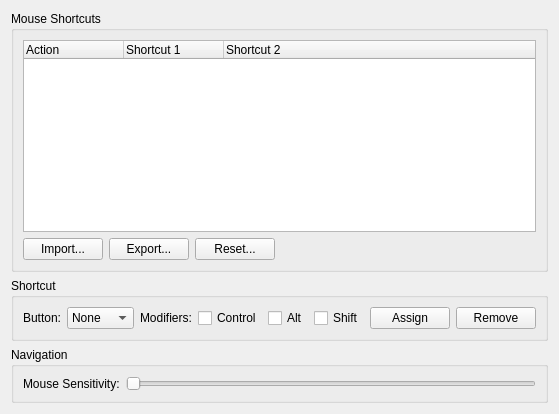
     <widget class="QWidget" name="tabMouse">
      <property name="whatsThis">
       <string>&lt;p&gt;&lt;b&gt;Mouse Shortcuts&lt;/b&gt;&lt;/p&gt;&lt;p&gt;Select a tool, choose a mouse button and optional modifiers, then choose Assign. Each tool can have two shortcuts; a new assignment becomes the primary shortcut. Remove clears the primary shortcut and promotes the secondary shortcut. Choose OK in Preferences to save changes.&lt;/p&gt;</string>
      </property>
      <attribute name="title">
       <string>Mouse</string>
      </attribute>
      <layout class="QVBoxLayout" name="verticalLayout_10">
       <item>
        <layout class="QVBoxLayout" name="verticalLayout_9">
         <item>
          <widget class="QGroupBox" name="groupBox_5">
           <property name="title">
            <string>Mouse Shortcuts</string>
           </property>
           <layout class="QVBoxLayout" name="verticalLayout_11">
            <item>
             <layout class="QVBoxLayout" name="verticalLayout_12">
              <item>
               <widget class="QTreeWidget" name="mouseTree">
                <property name="accessibleName">
                 <string>Tools and Mouse Shortcuts</string>
                </property>
                <property name="toolTip">
                 <string>Select a tool to edit its primary and secondary mouse shortcuts.</string>
                </property>
                <property name="rootIsDecorated">
                 <bool>false</bool>
                </property>
                <property name="uniformRowHeights">
                 <bool>true</bool>
                </property>
                <column>
                 <property name="text">
                  <string>Action</string>
                 </property>
                </column>
                <column>
                 <property name="text">
                  <string>Shortcut 1</string>
                 </property>
                </column>
                <column>
                 <property name="text">
                  <string>Shortcut 2</string>
                 </property>
                </column>
               </widget>
              </item>
              <item>
               <layout class="QHBoxLayout" name="horizontalLayout_13">
                <item>
                 <widget class="QPushButton" name="MouseImportButton">
                  <property name="toolTip">
                   <string>Replace mouse shortcuts with assignments from a text file.</string>
                  </property>
                  <property name="text">
                   <string>Import...</string>
                  </property>
                 </widget>
                </item>
                <item>
                 <widget class="QPushButton" name="MouseExportButton">
                  <property name="toolTip">
                   <string>Save the current mouse shortcuts to a text file immediately.</string>
                  </property>
                  <property name="text">
                   <string>Export...</string>
                  </property>
                 </widget>
                </item>
                <item>
                 <widget class="QPushButton" name="mouseReset">
                  <property name="toolTip">
                   <string>Restore the default mouse shortcuts after confirmation.</string>
                  </property>
                  <property name="text">
                   <string>Reset...</string>
                  </property>
                 </widget>
                </item>
                <item>
                 <spacer name="horizontalSpacer_6">
                  <property name="orientation">
                   <enum>Qt::Orientation::Horizontal</enum>
                  </property>
                  <property name="sizeHint" stdset="0">
                   <size>
                    <width>40</width>
                    <height>20</height>
                   </size>
                  </property>
                 </spacer>
                </item>
               </layout>
              </item>
             </layout>
            </item>
           </layout>
          </widget>
         </item>
        </layout>
       </item>
       <item>
        <widget class="QGroupBox" name="MouseShortcutGroup">
         <property name="title">
          <string>Shortcut</string>
         </property>
         <layout class="QHBoxLayout" name="horizontalLayout_12">
          <item>
           <layout class="QHBoxLayout" name="horizontalLayout_14">
            <item>
             <widget class="QLabel" name="label_11">
              <property name="toolTip">
               <string>Choose the mouse button to assign to the selected tool.</string>
              </property>
              <property name="buddy">
               <cstring>mouseButton</cstring>
              </property>
              <property name="text">
               <string>Button:</string>
              </property>
             </widget>
            </item>
            <item>
             <widget class="QComboBox" name="mouseButton">
              <property name="accessibleName">
               <string>Button</string>
              </property>
              <property name="toolTip">
               <string>Choose the mouse button to assign to the selected tool.</string>
              </property>
              <item>
               <property name="text">
                <string>None</string>
               </property>
              </item>
              <item>
               <property name="text">
                <string>Left</string>
               </property>
              </item>
              <item>
               <property name="text">
                <string>Middle</string>
               </property>
              </item>
              <item>
               <property name="text">
                <string>Right</string>
               </property>
              </item>
             </widget>
            </item>
            <item>
             <widget class="QLabel" name="label_12">
              <property name="text">
               <string>Modifiers:</string>
              </property>
             </widget>
            </item>
            <item>
             <widget class="QCheckBox" name="mouseControl">
              <property name="toolTip">
               <string>Require the Control modifier for this mouse shortcut.</string>
              </property>
              <property name="text">
               <string>Control</string>
              </property>
             </widget>
            </item>
            <item>
             <widget class="QCheckBox" name="mouseAlt">
              <property name="toolTip">
               <string>Require the Alt modifier for this mouse shortcut.</string>
              </property>
              <property name="text">
               <string>Alt</string>
              </property>
             </widget>
            </item>
            <item>
             <widget class="QCheckBox" name="mouseShift">
              <property name="toolTip">
               <string>Require the Shift modifier for this mouse shortcut.</string>
              </property>
              <property name="text">
               <string>Shift</string>
              </property>
             </widget>
            </item>
            <item>
             <widget class="QPushButton" name="mouseAssign">
              <property name="toolTip">
               <string>Assign the chosen mouse button and modifiers to the selected tool.</string>
              </property>
              <property name="text">
               <string>Assign</string>
              </property>
             </widget>
            </item>
            <item>
             <widget class="QPushButton" name="mouseRemove">
              <property name="toolTip">
               <string>Remove the primary mouse shortcut and promote the secondary shortcut.</string>
              </property>
              <property name="text">
               <string>Remove</string>
              </property>
             </widget>
            </item>
           </layout>
          </item>
         </layout>
        </widget>
       </item>
       <item>
        <widget class="QGroupBox" name="MouseSensitivityGroup">
         <property name="title">
          <string>Navigation</string>
         </property>
         <layout class="QVBoxLayout" name="MouseSensitivityLayout">
          <item>
            <layout class="QHBoxLayout" name="horizontalLayout_15">
             <item>
              <widget class="QLabel" name="label_13">
               <property name="toolTip">
                <string>Adjust how strongly mouse motion affects navigation.</string>
               </property>
               <property name="buddy">
                <cstring>mouseSensitivity</cstring>
               </property>
               <property name="text">
                <string>Mouse Sensitivity:</string>
               </property>
              </widget>
             </item>
             <item>
              <widget class="QSlider" name="mouseSensitivity">
               <property name="accessibleName">
                <string>Mouse Sensitivity</string>
               </property>
               <property name="toolTip">
                <string>Adjust how strongly mouse motion affects navigation.</string>
               </property>
               <property name="minimum">
                <number>1</number>
               </property>
               <property name="maximum">
                <number>20</number>
               </property>
               <property name="pageStep">
                <number>5</number>
               </property>
               <property name="orientation">
                <enum>Qt::Orientation::Horizontal</enum>
               </property>
              </widget>
             </item>
            </layout>
          </item>
         </layout>
        </widget>
       </item>
      </layout>
     </widget>
